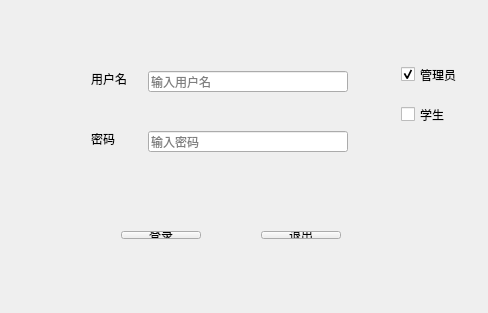
<?xml version="1.0" encoding="UTF-8"?>
<ui version="4.0">
 <class>Widget</class>
 <widget class="QWidget" name="Widget">
  <property name="geometry">
   <rect>
    <x>0</x>
    <y>0</y>
    <width>488</width>
    <height>313</height>
   </rect>
  </property>
  <property name="windowTitle">
   <string>Widget</string>
  </property>
  <widget class="QCheckBox" name="checkAdmin">
   <property name="geometry">
    <rect>
     <x>401</x>
     <y>65</y>
     <width>72</width>
     <height>19</height>
    </rect>
   </property>
   <property name="text">
    <string>管理员</string>
   </property>
   <property name="checked">
    <bool>true</bool>
   </property>
  </widget>
  <widget class="QCheckBox" name="checkUser">
   <property name="geometry">
    <rect>
     <x>401</x>
     <y>105</y>
     <width>57</width>
     <height>19</height>
    </rect>
   </property>
   <property name="text">
    <string>学生</string>
   </property>
  </widget>
  <widget class="QLabel" name="label">
   <property name="geometry">
    <rect>
     <x>91</x>
     <y>71</y>
     <width>50</width>
     <height>16</height>
    </rect>
   </property>
   <property name="minimumSize">
    <size>
     <width>50</width>
     <height>0</height>
    </size>
   </property>
   <property name="text">
    <string>用户名</string>
   </property>
  </widget>
  <widget class="QLineEdit" name="textUsername">
   <property name="geometry">
    <rect>
     <x>148</x>
     <y>71</y>
     <width>200</width>
     <height>21</height>
    </rect>
   </property>
   <property name="minimumSize">
    <size>
     <width>200</width>
     <height>0</height>
    </size>
   </property>
   <property name="echoMode">
    <enum>QLineEdit::Normal</enum>
   </property>
   <property name="placeholderText">
    <string>输入用户名</string>
   </property>
  </widget>
  <widget class="QLineEdit" name="textPassword">
   <property name="geometry">
    <rect>
     <x>148</x>
     <y>131</y>
     <width>200</width>
     <height>21</height>
    </rect>
   </property>
   <property name="minimumSize">
    <size>
     <width>200</width>
     <height>0</height>
    </size>
   </property>
   <property name="echoMode">
    <enum>QLineEdit::Password</enum>
   </property>
   <property name="placeholderText">
    <string>输入密码</string>
   </property>
  </widget>
  <widget class="QLabel" name="label_2">
   <property name="geometry">
    <rect>
     <x>91</x>
     <y>131</y>
     <width>50</width>
     <height>16</height>
    </rect>
   </property>
   <property name="minimumSize">
    <size>
     <width>50</width>
     <height>0</height>
    </size>
   </property>
   <property name="layoutDirection">
    <enum>Qt::LeftToRight</enum>
   </property>
   <property name="text">
    <string>密码</string>
   </property>
  </widget>
  <widget class="QWidget" name="layoutWidget">
   <property name="geometry">
    <rect>
     <x>110</x>
     <y>220</y>
     <width>242</width>
     <height>30</height>
    </rect>
   </property>
   <layout class="QHBoxLayout" name="horizontalLayout">
    <item>
     <widget class="QPushButton" name="btnLoad">
      <property name="enabled">
       <bool>true</bool>
      </property>
      <property name="text">
       <string>登录</string>
      </property>
     </widget>
    </item>
    <item>
     <spacer name="horizontalSpacer">
      <property name="orientation">
       <enum>Qt::Horizontal</enum>
      </property>
      <property name="sizeHint" stdset="0">
       <size>
        <width>40</width>
        <height>20</height>
       </size>
      </property>
     </spacer>
    </item>
    <item>
     <widget class="QPushButton" name="butExit">
      <property name="text">
       <string>退出</string>
      </property>
     </widget>
    </item>
   </layout>
  </widget>
 </widget>
 <layoutdefault spacing="6" margin="11"/>
 <resources/>
 <connections/>
</ui>
